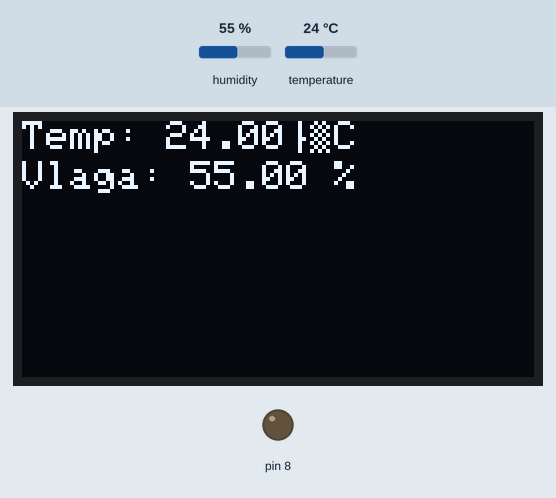
A sketch run on a simulated Arduino Uno, built with avr-gcc and run on an emulated ATmega328P. On the bench: 128×64 one-colour display, output pins drawn as LEDs (lit = HIGH). The inputs (shaded band) are chosen by the test bench; at power-on: humidity 55 %, temperature 24 °C. WiFi joins after 1.5 s; servers stay silent unless stated.

Above: at 5.9 s.
At 10.9 s:
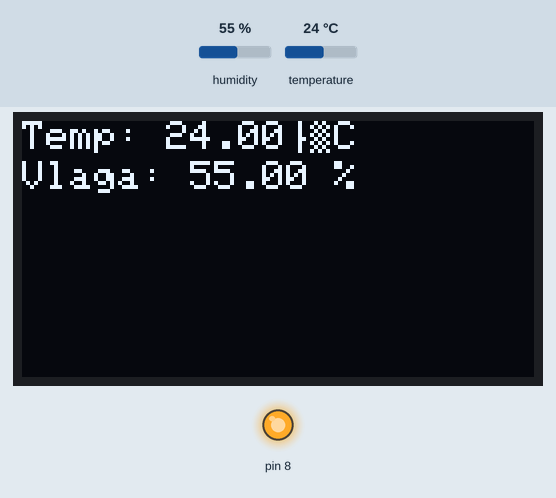
Timing chart, 0 to 126.0 s (numbered marks = the images above):
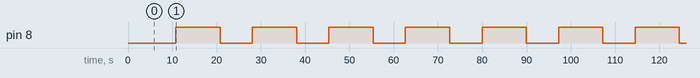

The sketch:

final_final.ino
```cpp
#include <DHT.h>
#include <SPI.h>
#include <SoftwareSerial.h>
#include <Ethernet.h>
#include <Wire.h>
#include <Adafruit_GFX.h>
#include <Adafruit_SSD1306.h>

#define SCREEN_WIDTH 128 // OLED display width, in pixels
#define SCREEN_HEIGHT 64 // OLED display height, in pixels
//#define OLED_RESET -1
Adafruit_SSD1306 display(SCREEN_WIDTH, SCREEN_HEIGHT, &Wire);

// Pin na kojem je DHT senzor
DHT dht(7, DHT11);
SoftwareSerial mySerial(9, 10); // RX, TX

// MAC adresa i IP adresa za Ethernet shield
byte mac[] = { 0xDE, 0xAD, 0xBE, 0xEF, 0xFE, 0xED }; // MAC adresa shielda (unikatna za vaš uređaj)
IPAddress ip(100, 100, 129, 22);                     // Statička IP adresa za Arduino
IPAddress server(100, 100, 129, 70);                 // IP adresa servera sa PHP skriptom

// Ethernet klijent
EthernetClient client;

void setup() {
  Serial.begin(38400);
  mySerial.begin(38400);
  pinMode(8,OUTPUT);

  dht.begin();
  if(!display.begin(SSD1306_SWITCHCAPVCC, 0x3C)) {
    Serial.println(F("SSD1306 allocation failed"));
    for(;;);
  }
  delay(2000);
// Pokretanje Ethernet konekcije
  if (Ethernet.begin(mac) == 0) {
    Serial.println("Greška pri pokretanju Ethernet konekcije. Provjerite kablove.");
    Ethernet.begin(mac, ip); // Koristi statičku IP ako DHCP nije dostupan
  }
}
int blkontrola=0;
void loop() {
  // Čekaj nekoliko sekundi između očitavanja
  delay(2000);


  // Deklaracija varijabli za temperaturu i vlažnost
  float temperatura;
  float vlaznost;


  // Očitavanje podataka sa senzora
  temperatura = dht.readTemperature();
  vlaznost = dht.readHumidity();
 // Serial.print(temperatura);


  // Provjera da li su podaci ispravno očitani
  if (isnan(temperatura) || isnan(vlaznost)) {
    mySerial.println("Greška pri očitavanju podataka sa senzora!");
    return;
  }
  if (client.connect(server, 80)) { // Povezivanje na server, port 80

  // Serial.println("Povezano na server.");

    client.print("GET /INSERT.php?temperatura=");
    client.print(temperatura);
    client.print("&vlaga=");
    client.print(vlaznost);
    client.println(" HTTP/1.1");
    client.print("Host: ");
    client.println(server);
    client.println("Connection: close");
    client.println();
    client.println();
    client.stop();

  // Ispisivanje podataka

  mySerial.println("Podaci o okruženju:");

  mySerial.print("Temperatura: ");
  mySerial.print(temperatura);
  mySerial.println("°C");


  mySerial.print("Vlažnost: ");
  mySerial.print(vlaznost);
  mySerial.println("%");


  mySerial.println("--------------------------");

  display.clearDisplay();
  display.setTextSize(1);
  display.setTextColor(WHITE);
  display.setCursor(0, 0);
  display.print("Temp: ");
  display.print(temperatura);
  display.println("°C");
  display.setCursor(0, 10);
  display.print("Vlaga: ");
  display.print(vlaznost);
  display.println(" %");
  display.display();
  delay(5000);
   }
  digitalWrite(8,HIGH);
  delay(10000);
  digitalWrite(8,LOW);

}
```

Measured:
- by itself, pin 8: alternates HIGH for 10.0 s and LOW for 7.3 s
